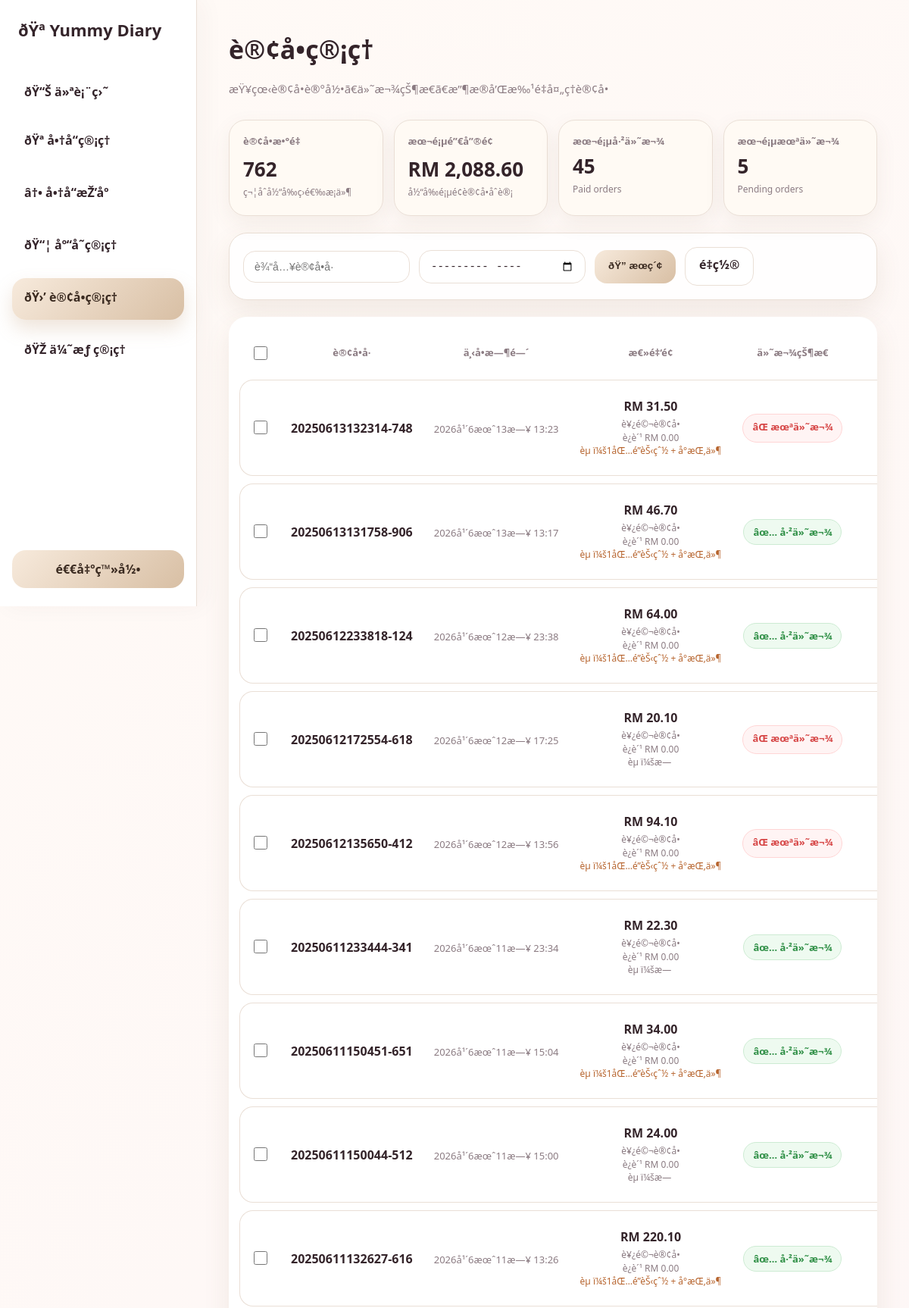
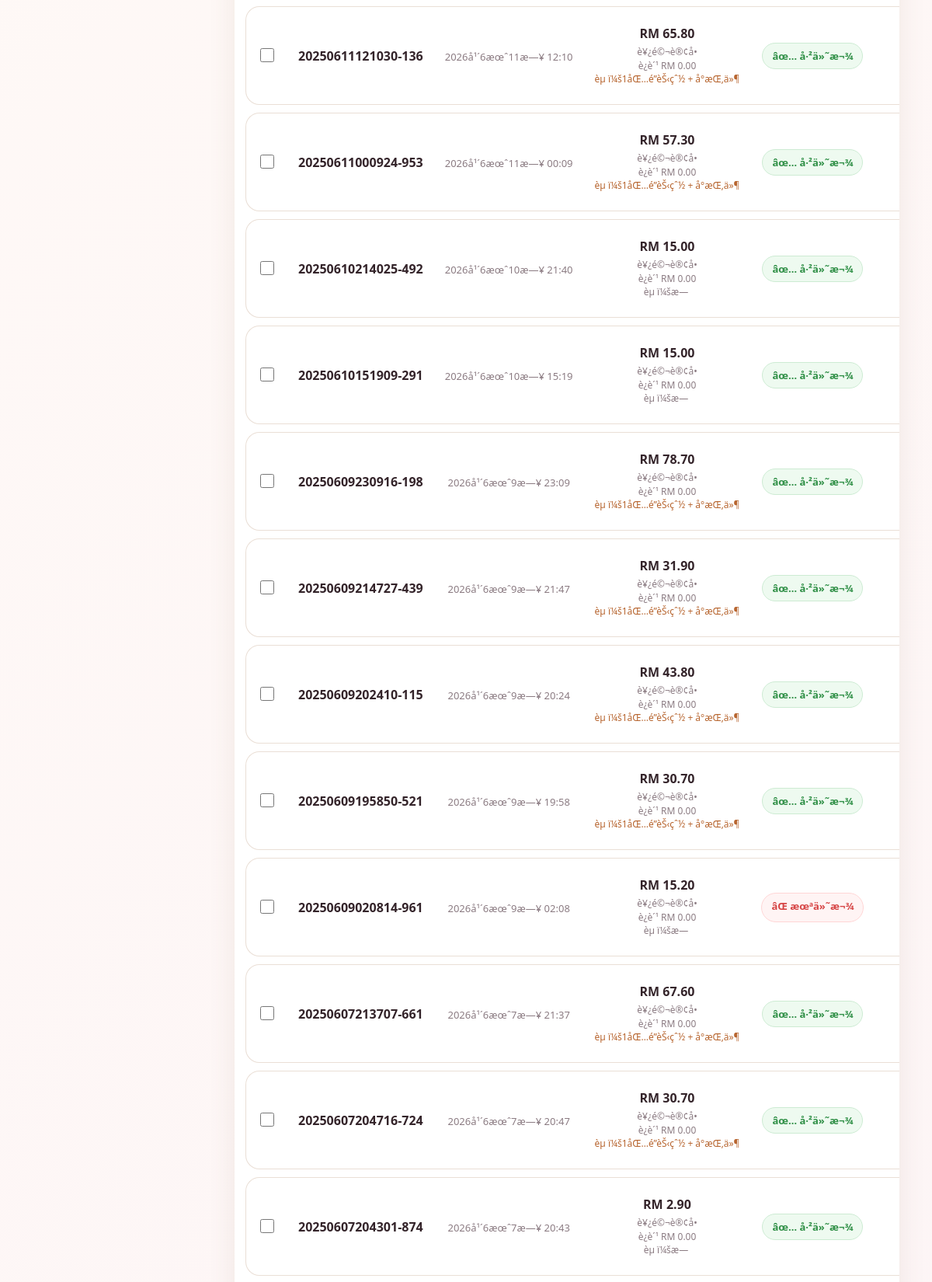
/backend/orders.php (signed in, upper part), run on the app's committed database (2 pictures, top to bottom).
### tables this page shows
CREATE TABLE `orders` (
  `id` int(11) NOT NULL,
  `order_number` varchar(20) NOT NULL,
  `created_at` datetime NOT NULL DEFAULT current_timestamp(),
  `customer_name` varchar(100) DEFAULT NULL,
  `customer_contact` varchar(100) DEFAULT NULL,
  `total` decimal(10,2) NOT NULL,
  `shipping` decimal(10,2) NOT NULL DEFAULT 0.00,
  `grand_total` decimal(10,2) NOT NULL DEFAULT 0.00,
  `region` varchar(50) NOT NULL DEFAULT '',
  `status` enum('pending','paid','shipped','completed','cancelled') DEFAULT 'pending',
  `addr_name` varchar(255) DEFAULT NULL,
  `addr_phone` varchar(50) DEFAULT NULL,
  `addr_address` text DEFAULT NULL,
  `addr_postcode` varchar(20) DEFAULT NULL,
  `addr_state` varchar(100) DEFAULT NULL,
  `discount` decimal(10,2) DEFAULT 0.00,
  `order_status` varchar(50) DEFAULT 'pending'
);

### backend/orders.php (the view, shortened to what this page needs)
<?php
require __DIR__ . '/../config.php';
$limit = 50;
$page = isset($_GET['page']) ? max(1, intval($_GET['page'])) : 1;
$offset = ($page - 1) * $limit;
$search = $_GET['search'] ?? '';
$month  = $_GET['month'] ?? '';
$where = "WHERE archived_at IS NULL AND COALESCE(order_status, 'pending') <> 'draft'";
$params = [];
$stmt = $pdo->prepare("SELECT COUNT(*) FROM orders $where");
$stmt->execute($params);
$total_orders = (int)$stmt->fetchColumn();
$sql = "SELECT * FROM orders $where ORDER BY created_at DESC LIMIT $limit OFFSET $offset";
$stmt = $pdo->prepare($sql);
$stmt->execute($params);
$orders = $stmt->fetchAll(PDO::FETCH_ASSOC);
$paidCount = 0;
$pendingCount = 0;
$pageTotal = 0;
foreach ($orders as $order) {
    $pageTotal += (float)$order['total'];
    if ($order['status'] === 'paid') {
        $paidCount++;
    } else {
        $pendingCount++;
    }
}
?>
<!DOCTYPE html>
<html lang="zh-CN">
<head>
<link rel="stylesheet" href="/yummy-diary/backend/css/admin_layout.css">
</head>
<body>
<?php include __DIR__ . '/includes/sidebar.php'; ?>
<main>
  <section class="page-header">
    <div class="page-title">
      <h2>è®¢å•ç®¡ç†</h2>
      <p>æŸ¥çœ‹è®¢å•è®°å½•ã€ä»˜æ¬¾çŠ¶æ€ã€æ”¶æ®å’Œæ‰¹é‡å¤„ç†è®¢å•</p>
    </div>
  </section>
  <section class="orders-summary">
    <div class="summary-card">
      <span>è®¢å•æ•°é‡</span>
      <strong><?= $total_orders ?></strong>
      <small>ç¬¦åˆå½“å‰ç­›é€‰æ¡ä»¶</small>
    </div>
    <div class="summary-card">
      <span>æœ¬é¡µé”€å”®é¢</span>
      <strong>RM <?= number_format($pageTotal, 2) ?></strong>
      <small>å½“å‰é¡µé¢è®¢å•åˆè®¡</small>
    </div>
    <div class="summary-card">
      <span>æœ¬é¡µå·²ä»˜æ¬¾</span>
      <strong><?= $paidCount ?></strong>
      <small>Paid orders</small>
    </div>
    <div class="summary-card">
      <span>æœ¬é¡µæœªä»˜æ¬¾</span>
      <strong><?= $pendingCount ?></strong>
      <small>Pending orders</small>
    </div>
  </section>
  <form method="get" class="search-form">
    <input type="text"
           name="search"
           placeholder="è¾“å…¥è®¢å•å·"
           value="<?= htmlspecialchars($search) ?>">
    <input type="month"
           name="month"
           value="<?= htmlspecialchars($month) ?>">
    <button type="submit" class="btn btn-edit">ðŸ” æœç´¢</button>
    <a href="orders.php" class="btn btn-move">é‡ç½®</a>
  </form>
  <form method="post" onsubmit="return confirmBatchAction(event);">
    <div class="table-wrapper">
      <table class="orders-table">
        <tr>
          <th>
            <input type="checkbox" class="select-check" onclick="toggleSelectAll(this)">
          </th>
          <th>è®¢å•å·</th>
          <th>ä¸‹å•æ—¶é—´</th>
          <th>æ€»é‡‘é¢</th>
          <th>ä»˜æ¬¾çŠ¶æ€</th>
          <th>æ“ä½œ</th>
        </tr>
        <?php foreach ($orders as $o): ?>
          <?php
            $timeFormatted = date("Yå¹´næœˆjæ—¥ H:i", strtotime($o['created_at']));
            $orderRegion = strtolower(trim((string)($o['region'] ?? '')));
            $isEastMalaysia = $orderRegion === 'east';
            $regionLabel = $isEastMalaysia ? 'ä¸œé©¬è®¢å•' : 'è¥¿é©¬è®¢å•';
            $hasGift = (float)$o['total'] >= 29.90;
          ?>
          <tr>
            <td>
              <input type="checkbox"
                     class="select-check"
                     name="order_ids[]"
                     value="<?= $o['id'] ?>">
            </td>
            <td>
              <span class="order-number">
                <?= htmlspecialchars($o['order_number']) ?>
              </span>
            </td>
            <td>
              <span class="order-time">
                <?= $timeFormatted ?>
              </span>
            </td>
            <td>
              <span class="amount">
                RM <?= number_format($o['total'], 2) ?>
              </span>
              <div class="amount-details">
                <div><?= $regionLabel ?></div>
                <div>è¿è´¹ RM <?= number_format((float)($o['shipping'] ?? 0), 2) ?></div>
                <?php if ($hasGift): ?>
                  <div class="amount-gift">èµ ï¼š1åŒ…é­”èŠ‹çˆ½ + å°æŒ‚ä»¶</div>
                <?php else: ?>
                  <div>èµ ï¼šæ— </div>
                <?php endif; ?>
              </div>
            </td>
            <td>
              <?php if ($o['status'] === 'paid'): ?>
                <span class="status-badge status-paid">
                  âœ… å·²ä»˜æ¬¾
                </span>
              <?php else: ?>
                <span class="status-badge status-pending">
                  âŒ æœªä»˜æ¬¾
                </span>
              <?php endif; ?>
            </td>
            <td>
              <div class="row-actions">
              </div>
            </td>
          </tr>
        <?php endforeach; ?>
      </table>
    </div>
  </form>
</main>
</body>
</html>

### backend/css/admin_layout.css (style rules this page uses)
:root { --bg:#fbf7f3; --card:#ffffff; --cream:#f6efe7; --cream-dark:#e8d8c8; --cream-deep:#c8aa8c; --cream-soft:#fffaf4; --cream-border:#eadccd; --text:#34242a; --muted:#8b7b82; --line:#eadfd6; --shadow:0 14px 35px rgba(120,90,60,.10); --radius:24px; }
* { box-sizing:border-box; }
body { margin:0; font-family:"Segoe UI",Arial,sans-serif; background:linear-gradient(135deg,#fffaf6 0%,#fbf1f6 100%); color:var(--text); }
main { margin-left:260px; padding:42px; min-height:100vh; }
.page-header { display:flex; justify-content:space-between; align-items:center; margin-bottom:26px; }
.page-title h2 { margin:0; font-size:34px; color:var(--text); }
.page-title p { margin:8px 0 0; color:var(--muted); font-size:15px; }
.admin-filter, .category-filter, form[method="get"] { background:rgba(255,255,255,.9); border:1px solid var(--line); border-radius:24px; padding:18px; display:flex; flex-wrap:wrap; gap:12px; align-items:center; box-shadow:var(--shadow); margin-bottom:22px; }
input, select, textarea { border:1px solid var(--line); background:#fff; border-radius:16px; padding:12px 14px; font-size:14px; outline:none; color:var(--text); }
.btn, button, .btn-update, .btn-edit { border:none; border-radius:16px; padding:11px 18px; background:linear-gradient(135deg,#f7eadc,#d8bfa4); color:#3a2a20; font-weight:700; cursor:pointer; text-decoration:none; display:inline-flex; align-items:center; justify-content:center; gap:6px; transition:.2s; }
.btn-move, .btn-reset { background:#fff; color:var(--text); border:1px solid var(--line); }
.table-wrapper { background:#fff; border-radius:24px; padding:14px; box-shadow:var(--shadow); overflow:auto; }
table { width:100%; border-collapse:separate; border-spacing:0 10px; background:transparent; }
th { color:var(--muted); font-size:13px; text-align:center; padding:12px; border:none; }
td { background:#fff; border-top:1px solid var(--line); border-bottom:1px solid var(--line); padding:14px; text-align:center; }
td:first-child { border-left:1px solid var(--line); border-radius:18px 0 0 18px; }
td:last-child { border-right:1px solid var(--line); border-radius:0 18px 18px 0; }

### data on the page
orders: order_number "20250613132314-748", created_at "2026å¹´6æœˆ13æ—¥ 13:23", total "31.50", region "è¥¿é©¬è®¢å•", shipping "0.00", shows "èµ ï¼š1åŒ…é­”èŠ‹çˆ½ + å°æŒ‚ä»¶", status "âŒ æœªä»˜æ¬¾"
orders: order_number "20250613131758-906", created_at "2026å¹´6æœˆ13æ—¥ 13:17", total "46.70", region "è¥¿é©¬è®¢å•", shipping "0.00", shows "èµ ï¼š1åŒ…é­”èŠ‹çˆ½ + å°æŒ‚ä»¶", status "âœ… å·²ä»˜æ¬¾"
orders: order_number "20250612233818-124", created_at "2026å¹´6æœˆ12æ—¥ 23:38", total "64.00", region "è¥¿é©¬è®¢å•", shipping "0.00", shows "èµ ï¼š1åŒ…é­”èŠ‹çˆ½ + å°æŒ‚ä»¶", status "âœ… å·²ä»˜æ¬¾"
orders: order_number "20250612172554-618", created_at "2026å¹´6æœˆ12æ—¥ 17:25", total "20.10", region "è¥¿é©¬è®¢å•", shipping "0.00", shows "èµ ï¼šæ—", status "âŒ æœªä»˜æ¬¾"
orders: order_number "20250612135650-412", created_at "2026å¹´6æœˆ12æ—¥ 13:56", total "94.10", region "è¥¿é©¬è®¢å•", shipping "0.00", shows "èµ ï¼š1åŒ…é­”èŠ‹çˆ½ + å°æŒ‚ä»¶", status "âŒ æœªä»˜æ¬¾"
orders: order_number "20250611233444-341", created_at "2026å¹´6æœˆ11æ—¥ 23:34", total "22.30", region "è¥¿é©¬è®¢å•", shipping "0.00", shows "èµ ï¼šæ—", status "âœ… å·²ä»˜æ¬¾"
orders: order_number "20250611150451-651", created_at "2026å¹´6æœˆ11æ—¥ 15:04", total "34.00", region "è¥¿é©¬è®¢å•", shipping "0.00", shows "èµ ï¼š1åŒ…é­”èŠ‹çˆ½ + å°æŒ‚ä»¶", status "âœ… å·²ä»˜æ¬¾"
orders: order_number "20250611150044-512", created_at "2026å¹´6æœˆ11æ—¥ 15:00", total "24.00", region "è¥¿é©¬è®¢å•", shipping "0.00", shows "èµ ï¼šæ—", status "âœ… å·²ä»˜æ¬¾"
orders: order_number "20250611132627-616", created_at "2026å¹´6æœˆ11æ—¥ 13:26", total "220.10", region "è¥¿é©¬è®¢å•", shipping "0.00", shows "èµ ï¼š1åŒ…é­”èŠ‹çˆ½ + å°æŒ‚ä»¶", status "âœ… å·²ä»˜æ¬¾"
orders: order_number "20250611121030-136", created_at "2026å¹´6æœˆ11æ—¥ 12:10", total "65.80", region "è¥¿é©¬è®¢å•", shipping "0.00", shows "èµ ï¼š1åŒ…é­”èŠ‹çˆ½ + å°æŒ‚ä»¶", status "âœ… å·²ä»˜æ¬¾"
orders: order_number "20250611000924-953", created_at "2026å¹´6æœˆ11æ—¥ 00:09", total "57.30", region "è¥¿é©¬è®¢å•", shipping "0.00", shows "èµ ï¼š1åŒ…é­”èŠ‹çˆ½ + å°æŒ‚ä»¶", status "âœ… å·²ä»˜æ¬¾"
orders: order_number "20250610214025-492", created_at "2026å¹´6æœˆ10æ—¥ 21:40", total "15.00", region "è¥¿é©¬è®¢å•", shipping "0.00", shows "èµ ï¼šæ—", status "âœ… å·²ä»˜æ¬¾"
orders: order_number "20250610151909-291", created_at "2026å¹´6æœˆ10æ—¥ 15:19", total "15.00", region "è¥¿é©¬è®¢å•", shipping "0.00", shows "èµ ï¼šæ—", status "âœ… å·²ä»˜æ¬¾"
orders: order_number "20250609230916-198", created_at "2026å¹´6æœˆ9æ—¥ 23:09", total "78.70", region "è¥¿é©¬è®¢å•", shipping "0.00", shows "èµ ï¼š1åŒ…é­”èŠ‹çˆ½ + å°æŒ‚ä»¶", status "âœ… å·²ä»˜æ¬¾"
orders: order_number "20250609214727-439", created_at "2026å¹´6æœˆ9æ—¥ 21:47", total "31.90", region "è¥¿é©¬è®¢å•", shipping "0.00", shows "èµ ï¼š1åŒ…é­”èŠ‹çˆ½ + å°æŒ‚ä»¶", status "âœ… å·²ä»˜æ¬¾"
orders: order_number "20250609202410-115", created_at "2026å¹´6æœˆ9æ—¥ 20:24", total "43.80", region "è¥¿é©¬è®¢å•", shipping "0.00", shows "èµ ï¼š1åŒ…é­”èŠ‹çˆ½ + å°æŒ‚ä»¶", status "âœ… å·²ä»˜æ¬¾"
orders: order_number "20250609195850-521", created_at "2026å¹´6æœˆ9æ—¥ 19:58", total "30.70", region "è¥¿é©¬è®¢å•", shipping "0.00", shows "èµ ï¼š1åŒ…é­”èŠ‹çˆ½ + å°æŒ‚ä»¶", status "âœ… å·²ä»˜æ¬¾"
orders: order_number "20250609020814-961", created_at "2026å¹´6æœˆ9æ—¥ 02:08", total "15.20", region "è¥¿é©¬è®¢å•", shipping "0.00", shows "èµ ï¼šæ—", status "âŒ æœªä»˜æ¬¾"
orders: order_number "20250607213707-661", created_at "2026å¹´6æœˆ7æ—¥ 21:37", total "67.60", region "è¥¿é©¬è®¢å•", shipping "0.00", shows "èµ ï¼š1åŒ…é­”èŠ‹çˆ½ + å°æŒ‚ä»¶", status "âœ… å·²ä»˜æ¬¾"
orders: order_number "20250607204716-724", created_at "2026å¹´6æœˆ7æ—¥ 20:47", total "30.70", region "è¥¿é©¬è®¢å•", shipping "0.00", shows "èµ ï¼š1åŒ…é­”èŠ‹çˆ½ + å°æŒ‚ä»¶", status "âœ… å·²ä»˜æ¬¾"
orders: order_number "20250607204301-874", created_at "2026å¹´6æœˆ7æ—¥ 20:43", total "2.90", region "è¥¿é©¬è®¢å•", shipping "0.00", shows "èµ ï¼šæ—", status "âœ… å·²ä»˜æ¬¾"

### other printed values
$total_orders "762"
$pageTotal "2,088.60"
$paidCount "45"
$pendingCount "5"
